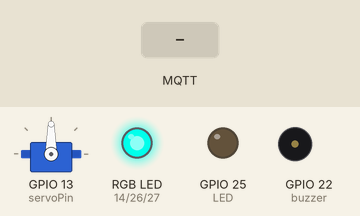
Recording of a sketch running on a simulated ESP32. On the bench: servo, an RGB LED mixed from three pins (HIGH = lit), output pins drawn as LEDs (lit = HIGH), buzzer (waves = sounding, pin HIGH). The inputs (shaded band) are chosen by the test bench. WiFi joins after 1.5 s; servers stay silent unless stated; no MQTT or app messages arrive unless stated; what the sketch prints to the serial monitor is not drawn.

Above: at 2.7 s.
2.8 s: MQTT message "tower/access" arrives on the first subscribed topic
At 2.91 s:
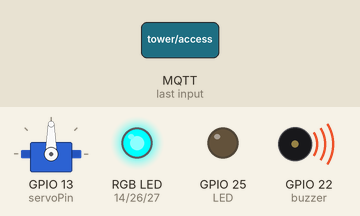
4.9 s: MQTT message "authorized" arrives on the first subscribed topic
At 6.3 s:
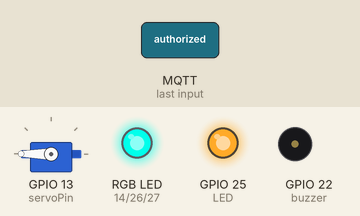
6.6 s: MQTT message "tower/door" arrives on the first subscribed topic
At 6.71 s:
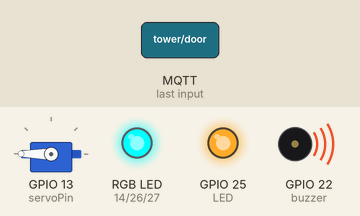
8.7 s: MQTT message "tower/access" arrives on the second subscribed topic
At 9.2 s:
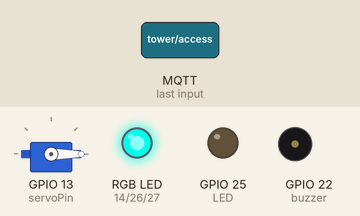
10.2 s: MQTT message "1" arrives on the first subscribed topic
At 10.3 s:
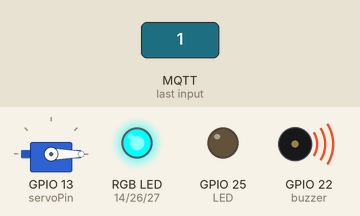
Timing chart, 0 to 13.2 s (numbered marks = the images above; inputs shaded):
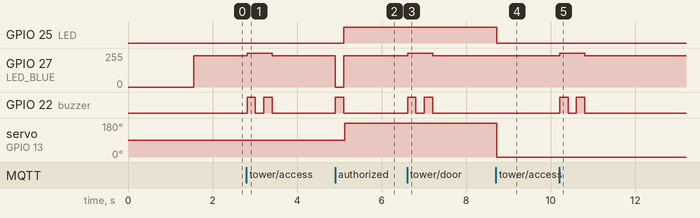

Measured:
- after the input at 2.8 s, GPIO 27 (LED_BLUE): 235/255 → 255/255 at once, → 235/255 0.60 s later; GPIO 22 (buzzer): alternates HIGH for 0.20 s and LOW for 0.20 s, 4 changes in all, then stays LOW, starting at once
- after the input at 4.9 s, GPIO 25 (LED): LOW → HIGH after 0.21 s; GPIO 27 (LED_BLUE): 235/255 → 0/255 at once, → 235/255 0.20 s later; GPIO 22 (buzzer): LOW → HIGH at once, → LOW 0.20 s later; servo on GPIO 13 (servoPin): 90° → 180° after 0.22 s
- after the input at 6.6 s, GPIO 27 (LED_BLUE): 235/255 → 255/255 at once, → 235/255 0.60 s later; GPIO 22 (buzzer): alternates HIGH for 0.20 s and LOW for 0.20 s, 4 changes in all, then stays LOW, starting at once
- after the input at 8.7 s, GPIO 25 (LED): HIGH → LOW at once; servo on GPIO 13 (servoPin): 180° → 0° at once
- after the input at 10.2 s, GPIO 27 (LED_BLUE): 235/255 → 255/255 at once, → 235/255 0.60 s later; GPIO 22 (buzzer): alternates HIGH for 0.20 s and LOW for 0.20 s, 4 changes in all, then stays LOW, starting at once

The sketch:

neokaotik-proj-esp32.ino
```cpp
#include <WiFi.h>
#include <PubSubClient.h>
#include <MFRC522v2.h>
#include <MFRC522DriverSPI.h>
#include <MFRC522DriverPinSimple.h>
#include <ESP32Servo.h>
#include <ArduinoJson.h>

// Define the Wi-Fi network credentials
const char* ssid = ""; // Name
const char* password = ""; // Password

// Define the MQTT broker parameters
const char* mqtt_server = "broker.hivemq.com";
const int mqtt_port = 1883;

// Create a partially initialized broker client instance
WiFiClient espClient;
PubSubClient client(espClient);

// Create elements to work with the MFRC522 RFID reader
MFRC522DriverPinSimple ss_pin(5);
MFRC522DriverSPI driver{ss_pin}; // Create SPI driver
MFRC522 mfrc522{driver}; // Create MFRC522 instance

String lastReadCardId = "";

// Define the servo and the pin it is connected to
Servo myServo;
const int servoPin = 13;

// Define the pin Buzzer
const int buzzer = 22;

// Colors LEDs
const int LED = 25;
const int LED_RED = 14;
const int LED_GREEN = 26;
const int LED_BLUE = 27;

void setup() {
  // Set software serial baud to 115200
  Serial.begin(115200);

  setUpWiFi();
  setUpBroker();
  setUpMFRC522();
  setUpServo();
  setUpBuzzer();
  setUpLEDs();
}

void setUpWiFi() {
  Serial.print("Connecting to ");
  Serial.print(ssid);

  WiFi.begin(ssid, password);

  while (WiFi.status() != WL_CONNECTED) {
    delay(500);
    Serial.print(".");
  }

  Serial.println("");
  Serial.println("Connected to the Wi-Fi network");
}

void setUpBroker() {
  // Set the server details
  client.setServer(mqtt_server, mqtt_port);

  // Set the function that is called when new messages arrive
  client.setCallback(processMessages);
}

void processMessages(char* topic, byte* payload, unsigned int length) {
  String topicString = String(topic);

  String message = "";
  for (unsigned int i = 0; i < length; i++) {
    message += (char)payload[i];
  }

  if (topicString == "tower/access") {
    listenTowerAccess(message);
  } else if (topicString == "tower/door") {
    listenTowerDoor(message);
  }
}

void moveServo(int startingPos, int endPos) {
  int currentPos = startingPos;

  const int stepDelay = 0;

  if (startingPos < endPos) {
    while (currentPos < endPos) {
      myServo.write(++currentPos);
      delay(stepDelay);
    }
  } else {
    while (currentPos > endPos) {
      myServo.write(--currentPos);
      delay(stepDelay);
    }
  }
}

void setUpMFRC522() {
  // Init MFRC522 board
  mfrc522.PCD_Init();
}

void setUpServo() {
  // Tell the servo library which pin it is connected to
  myServo.attach(servoPin);
}

void setUpBuzzer() {
  pinMode(buzzer, OUTPUT);
}

void setUpLEDs() {
  pinMode(LED, OUTPUT);
  pinMode(LED_RED, OUTPUT);
  pinMode(LED_GREEN, OUTPUT);
  pinMode(LED_BLUE, OUTPUT);

  lightLEDs(0, 255, 235);
}

void loop() {
  if (!client.connected()) {
    // Reconnect if the connection to the MQTT broker is lost
    reconnect();
  }
  client.loop(); // Keep the connection alive

  publishRfidCardId();
}

void ligthLED(int value) {
  digitalWrite(LED, value);
}

void lightLEDs(int redValue, int greenValue, int blueValue) {
  analogWrite(LED_RED, redValue);
  analogWrite(LED_GREEN, greenValue);
  analogWrite(LED_BLUE, blueValue);
}

void listenToCardAccessAndWhistle(bool isAuthorized) {
  digitalWrite(buzzer, HIGH);
  delay(200);
  digitalWrite(buzzer, LOW);

  if (!isAuthorized) {
    delay(200);
    digitalWrite(buzzer, HIGH);
    delay(200);
    digitalWrite(buzzer, LOW);
  }
}

void reconnect() {
  while (!client.connected()) {
    Serial.print("Attempting MQTT connection...");

    // Use a unique client ID so that subscriptions always work
    String client_id = "esp32-client-";
    client_id += String(WiFi.macAddress());

    if (client.connect(client_id.c_str())) {
      Serial.println(" Connected!");
    } else {
      Serial.print(" Failed with state ");
      Serial.print(client.state());
      Serial.println(". Try again in 5 seconds");
      delay(5000);
    }
  }

  // Subscribe to topics
  client.subscribe("tower/access");
  client.subscribe("tower/door");
}

void listenTowerAccess(String message) {
  StaticJsonDocument<200> doc;
  doc["isDoorOpen"] = true;
  doc["cardId"] = lastReadCardId.c_str();

  if (message == "authorized") {
    lightLEDs(0, 255, 0);
    listenToCardAccessAndWhistle(true);
    ligthLED(HIGH);
    lightLEDs(0, 255, 235);
    moveServo(0, 180);

    char jsonOutput[256];
    serializeJson(doc, jsonOutput);
    client.publish("tower/door", jsonOutput);
  } else {
    lightLEDs(0, 255, 255);
    listenToCardAccessAndWhistle(false);
    lightLEDs(0, 255, 235);
  }
}

void listenTowerDoor(String message) {
  JsonDocument messageAsJson;
  deserializeJson(messageAsJson, message);

  const bool isDoorOpen = messageAsJson["isDoorOpen"];

  if (!isDoorOpen) {
    moveServo(180, 0);
    ligthLED(LOW);
  }
}

void publishRfidCardId() {
  // Check if there is a new card &, if so, select it
  if (mfrc522.PICC_IsNewCardPresent() && mfrc522.PICC_ReadCardSerial()) {
    // Save the ID on a String variable & publish it under the topic "tower/cardid"

    String idString = "";

    for (byte i = 0; i < mfrc522.uid.size; i++) {
      if (mfrc522.uid.uidByte[i] < 0x10) {
        idString += "0";
      }

      idString += String(mfrc522.uid.uidByte[i], HEX);
    }

    Serial.print("Card ID: ");
    Serial.println(idString);

    lastReadCardId = (char*) idString.c_str();

    client.publish("tower/cardid", lastReadCardId.c_str());

    // Finish reading the current card
    mfrc522.PICC_HaltA();
  }
}
```
